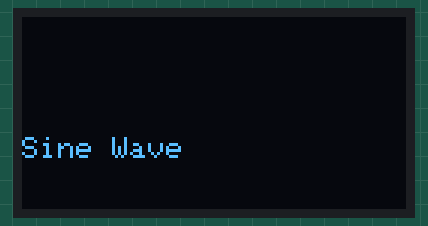
This sketch was run on a simulated Arduino Uno, built with avr-gcc and run on an emulated ATmega328P. Shown: 128×64 one-colour display. Wiring (inferred from the names in the program): SH1106 OLED at I2C address 0x3C. Random numbers use the default seed unless the sketch sets one.

Above: at 2.19 s.
At 12.3 s:
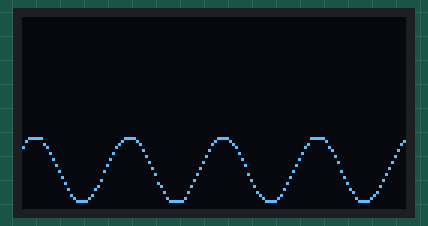
At 23.7 s:
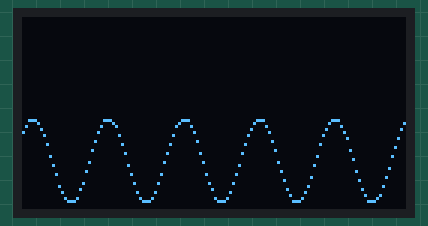
At 35.1 s:
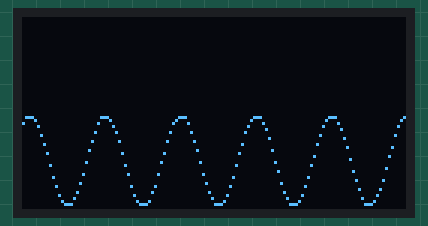
At 36.6 s:
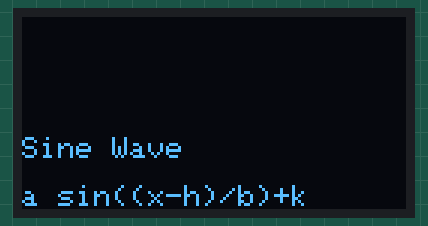
At 39.83 s:
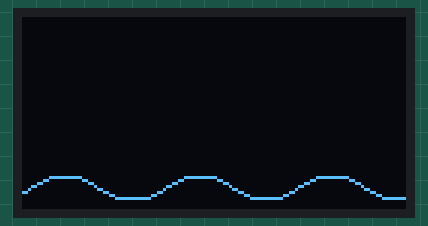

Measured:
- what the display in image 1 shows lasts 1.2 s, from 12.2 s to 13.4 s
- what the display in image 4 shows lasts 3.1 s, from 36.5 s to 39.6 s

The sketch:

OLEDSH1106.ino
```cpp
// (licence header left out)
#include <Wire.h>

// Constants
int const address = 60;
int const commands = 0x00;
int const onecommand = 0x80;
int const data = 0x40;
int const onedata = 0xC0;

// OLED display **********************************************

// Current plot position
int x0;
int y0;

// Character set for text - stored in program memory
const uint8_t CharMap[96][6] PROGMEM = {
{ 0x00, 0x00, 0x00, 0x00, 0x00, 0x00 },
{ 0x00, 0x00, 0x5F, 0x00, 0x00, 0x00 },
{ 0x00, 0x07, 0x00, 0x07, 0x00, 0x00 },
{ 0x14, 0x7F, 0x14, 0x7F, 0x14, 0x00 },
{ 0x24, 0x2A, 0x7F, 0x2A, 0x12, 0x00 },
{ 0x23, 0x13, 0x08, 0x64, 0x62, 0x00 },
{ 0x36, 0x49, 0x56, 0x20, 0x50, 0x00 },
{ 0x00, 0x08, 0x07, 0x03, 0x00, 0x00 },
{ 0x00, 0x1C, 0x22, 0x41, 0x00, 0x00 },
{ 0x00, 0x41, 0x22, 0x1C, 0x00, 0x00 },
{ 0x2A, 0x1C, 0x7F, 0x1C, 0x2A, 0x00 },
{ 0x08, 0x08, 0x3E, 0x08, 0x08, 0x00 },
{ 0x00, 0x80, 0x70, 0x30, 0x00, 0x00 },
{ 0x08, 0x08, 0x08, 0x08, 0x08, 0x00 },
{ 0x00, 0x00, 0x60, 0x60, 0x00, 0x00 },
{ 0x20, 0x10, 0x08, 0x04, 0x02, 0x00 },
{ 0x3E, 0x51, 0x49, 0x45, 0x3E, 0x00 },
{ 0x00, 0x42, 0x7F, 0x40, 0x00, 0x00 },
{ 0x72, 0x49, 0x49, 0x49, 0x46, 0x00 },
{ 0x21, 0x41, 0x49, 0x4D, 0x33, 0x00 },
{ 0x18, 0x14, 0x12, 0x7F, 0x10, 0x00 },
{ 0x27, 0x45, 0x45, 0x45, 0x39, 0x00 },
{ 0x3C, 0x4A, 0x49, 0x49, 0x31, 0x00 },
{ 0x41, 0x21, 0x11, 0x09, 0x07, 0x00 },
{ 0x36, 0x49, 0x49, 0x49, 0x36, 0x00 },
{ 0x46, 0x49, 0x49, 0x29, 0x1E, 0x00 },
{ 0x00, 0x00, 0x14, 0x00, 0x00, 0x00 },
{ 0x00, 0x40, 0x34, 0x00, 0x00, 0x00 },
{ 0x00, 0x08, 0x14, 0x22, 0x41, 0x00 },
{ 0x14, 0x14, 0x14, 0x14, 0x14, 0x00 },
{ 0x00, 0x41, 0x22, 0x14, 0x08, 0x00 },
{ 0x02, 0x01, 0x59, 0x09, 0x06, 0x00 },
{ 0x3E, 0x41, 0x5D, 0x59, 0x4E, 0x00 },
{ 0x7C, 0x12, 0x11, 0x12, 0x7C, 0x00 },
{ 0x7F, 0x49, 0x49, 0x49, 0x36, 0x00 },
{ 0x3E, 0x41, 0x41, 0x41, 0x22, 0x00 },
{ 0x7F, 0x41, 0x41, 0x41, 0x3E, 0x00 },
{ 0x7F, 0x49, 0x49, 0x49, 0x41, 0x00 },
{ 0x7F, 0x09, 0x09, 0x09, 0x01, 0x00 },
{ 0x3E, 0x41, 0x41, 0x51, 0x73, 0x00 },
{ 0x7F, 0x08, 0x08, 0x08, 0x7F, 0x00 },
{ 0x00, 0x41, 0x7F, 0x41, 0x00, 0x00 },
{ 0x20, 0x40, 0x41, 0x3F, 0x01, 0x00 },
{ 0x7F, 0x08, 0x14, 0x22, 0x41, 0x00 },
{ 0x7F, 0x40, 0x40, 0x40, 0x40, 0x00 },
{ 0x7F, 0x02, 0x1C, 0x02, 0x7F, 0x00 },
{ 0x7F, 0x04, 0x08, 0x10, 0x7F, 0x00 },
{ 0x3E, 0x41, 0x41, 0x41, 0x3E, 0x00 },
{ 0x7F, 0x09, 0x09, 0x09, 0x06, 0x00 },
{ 0x3E, 0x41, 0x51, 0x21, 0x5E, 0x00 },
{ 0x7F, 0x09, 0x19, 0x29, 0x46, 0x00 },
{ 0x26, 0x49, 0x49, 0x49, 0x32, 0x00 },
{ 0x03, 0x01, 0x7F, 0x01, 0x03, 0x00 },
{ 0x3F, 0x40, 0x40, 0x40, 0x3F, 0x00 },
{ 0x1F, 0x20, 0x40, 0x20, 0x1F, 0x00 },
{ 0x3F, 0x40, 0x38, 0x40, 0x3F, 0x00 },
{ 0x63, 0x14, 0x08, 0x14, 0x63, 0x00 },
{ 0x03, 0x04, 0x78, 0x04, 0x03, 0x00 },
{ 0x61, 0x59, 0x49, 0x4D, 0x43, 0x00 },
{ 0x00, 0x7F, 0x41, 0x41, 0x41, 0x00 },
{ 0x02, 0x04, 0x08, 0x10, 0x20, 0x00 },
{ 0x00, 0x41, 0x41, 0x41, 0x7F, 0x00 },
{ 0x04, 0x02, 0x01, 0x02, 0x04, 0x00 },
{ 0x40, 0x40, 0x40, 0x40, 0x40, 0x00 },
{ 0x00, 0x03, 0x07, 0x08, 0x00, 0x00 },
{ 0x20, 0x54, 0x54, 0x78, 0x40, 0x00 },
{ 0x7F, 0x28, 0x44, 0x44, 0x38, 0x00 },
{ 0x38, 0x44, 0x44, 0x44, 0x28, 0x00 },
{ 0x38, 0x44, 0x44, 0x28, 0x7F, 0x00 },
{ 0x38, 0x54, 0x54, 0x54, 0x18, 0x00 },
{ 0x00, 0x08, 0x7E, 0x09, 0x02, 0x00 },
{ 0x18, 0xA4, 0xA4, 0x9C, 0x78, 0x00 },
{ 0x7F, 0x08, 0x04, 0x04, 0x78, 0x00 },
{ 0x00, 0x44, 0x7D, 0x40, 0x00, 0x00 },
{ 0x20, 0x40, 0x40, 0x3D, 0x00, 0x00 },
{ 0x7F, 0x10, 0x28, 0x44, 0x00, 0x00 },
{ 0x00, 0x41, 0x7F, 0x40, 0x00, 0x00 },
{ 0x7C, 0x04, 0x78, 0x04, 0x78, 0x00 },
{ 0x7C, 0x08, 0x04, 0x04, 0x78, 0x00 },
{ 0x38, 0x44, 0x44, 0x44, 0x38, 0x00 },
{ 0xFC, 0x18, 0x24, 0x24, 0x18, 0x00 },
{ 0x18, 0x24, 0x24, 0x18, 0xFC, 0x00 },
{ 0x7C, 0x08, 0x04, 0x04, 0x08, 0x00 },
{ 0x48, 0x54, 0x54, 0x54, 0x24, 0x00 },
{ 0x04, 0x04, 0x3F, 0x44, 0x24, 0x00 },
{ 0x3C, 0x40, 0x40, 0x20, 0x7C, 0x00 },
{ 0x1C, 0x20, 0x40, 0x20, 0x1C, 0x00 },
{ 0x3C, 0x40, 0x30, 0x40, 0x3C, 0x00 },
{ 0x44, 0x28, 0x10, 0x28, 0x44, 0x00 },
{ 0x4C, 0x90, 0x90, 0x90, 0x7C, 0x00 },
{ 0x44, 0x64, 0x54, 0x4C, 0x44, 0x00 },
{ 0x00, 0x08, 0x36, 0x41, 0x00, 0x00 },
{ 0x00, 0x00, 0x77, 0x00, 0x00, 0x00 },
{ 0x00, 0x41, 0x36, 0x08, 0x00, 0x00 },
{ 0x00, 0x06, 0x09, 0x06, 0x00, 0x00 },  // degree symbol = '~'
{ 0xFF, 0xFF, 0xFF, 0xFF, 0xFF, 0x00 }

};

// Initialisation sequence for OLED module

int const InitLen = 2;
const uint8_t Init[InitLen] PROGMEM = {
  0xA1, // Flip horizontally
  0xAF  // Display on
};

void InitDisplay () {
  Wire.beginTransmission(address);
  Wire.write(commands);
  for (uint8_t i=0; i<InitLen; i++) Wire.write(pgm_read_byte(&Init[i]));
  Wire.endTransmission();
}

// Plot point (SH1106): x (0 to 127), y (0 to 63), mode (0 = point, 1 = histogram)
void PlotPoint (int x, int y, int mode) {
  x = x + 2;
  for (int i=0; i<8; i++) {
    Wire.beginTransmission(address);
    Wire.write(onecommand);
    Wire.write(0x00 + (x & 0x0F));                 // Column low nibble
    Wire.write(onecommand);
    Wire.write(0x10 + (x>>4 & 0x0F));              // Column high nibble
    Wire.write(onecommand);
    Wire.write(0xB0 | i);                          // Page
    Wire.write(onedata);
    if (y > 7) Wire.write(- mode);
    else if (y < 0) Wire.write(0);
    else Wire.write((1<<y) - mode);
    y = y - 8;
    Wire.endTransmission();
  }
}

uint8_t ReverseByte (uint8_t x) {
  x = ((x >> 1) & 0x55) | ((x << 1) & 0xaa);
  x = ((x >> 2) & 0x33) | ((x << 2) & 0xcc);
  x = ((x >> 4) & 0x0f) | ((x << 4) & 0xf0);
  return x;
}

void Single (uint8_t x) {
  Wire.write(onecommand);
  Wire.write(x);
}

void PlotChar (int c, int x, int y) {
  int h = y & 0x07;
  for (int p = 0; p < 1; p++) {
    Wire.beginTransmission(address);
    Single(0xB0 + (y >> 3) + p);          // Page
    for (int col=0; col<6; col++) {
      Single(0x00 + ((x+2+col) & 0x0F));  // Column low nibble
      Single(0x10 + ((x+2+col)>>4));      // Column high nibble
      Single(0xE0);                       // Read modify write
      Wire.write(onedata);
      Wire.endTransmission();
      Wire.requestFrom(address, 2);
      Wire.read();                        // Dummy read
      int j = Wire.read();
      Wire.beginTransmission(address);
      Wire.write(onedata);
      int bits = ReverseByte(pgm_read_byte(&CharMap[c-32][col]));
      Wire.write(bits);
      Single(0xEE);                       // Cancel read modify write
    }
    Wire.endTransmission();
  }
}

void PlotText(PGM_P s) {
  int p = (int)s;
  while (1) {
    char c = pgm_read_byte(p++);
    if (c == 0) return;
    PlotChar(c, x0, y0);
    x0 = x0 + 6;
  }
}

void ClearDisplay () {
  for (int x=0; x<128; x++) PlotPoint(x, 0, 1);
}

/*
void ClearDisplay () {
  for (int p = 0 ; p < 8; p++) {
    Wire.beginTransmission(address);
    Single(0xB0 + p);
    Wire.endTransmission();
    for (int q = 0 ; q < 8; q++) {
      Wire.beginTransmission(address);
      Wire.write(data);
      for (int i = 0 ; i < 20; i++) Wire.write(0);
      Wire.endTransmission();
    }
  }
}
*/

void MoveTo (int x, int y) {
  x0 = x;
  y0 = y;
}

// Setup **********************************************

void setup() {
  Serial.begin(115200);
  Wire.begin();
  InitDisplay();
  ClearDisplay();
}

// Gaussian approximation
int e (int x, int f, int m) {
  return (f * 256) / (256 + ((x - m) * (x - m)));
}


// Demo plot
void loop () {

  ClearDisplay();

  MoveTo(0, 16); PlotText(PSTR("Sine Wave"));

  delay(200);

  MoveTo(0, 0); PlotText(PSTR("a sin((x-h)/b)+k"));

  delay(2000);

  float a = random(4,16);
  float h = random(2,8    );
  float b = random(4,12); // 6;
  float k = a + random(0,4);

  for (float i=0; i<8; i++) {
    for (float x=0; x<128; x++) {
      //int y = e(x, 40, 24) + e(x, 68, 64) + e(x, 30, 104) - 24;

      float y = a * sin((x+i-h)/b)+k;

      PlotPoint(x, y, 0);
    }
  }

  delay(100);
  //for (;;);
}
```
